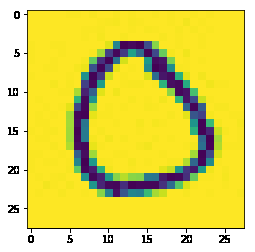
#> input picture Baidu_ML/example_0.png, 255 x 252 px
$ python -i '20、数据增强.py'   (imports and definitions only)
#> lines starting #> are read from the running program, lines starting #| are printed output that depends on the picture
import numpy as np
import cv2
from PIL import Image,ImageEnhance
import random

def random_distort(img):
    def random_brightness(img,lower=0.5,upper = 1.5):
        e = np.random.uniform(lower,upper)
        return ImageEnhance.Brightness(img).enhance(e)
    def random_contrast(img,lower=0.5,upper=1.5):
        e = np.random.uniform(lower,upper)
        return ImageEnhance.Contrast(img).enhance(e)
    def random_color(img,lower=0.5,upper=1.5):
        e = np.random.uniform(img,lower=0.5,upper=1.5)
        return ImageEnhance.Color(img).enhance(e)
    ops= [random_brightness, random_contrast, random_color]
    np.random.shuffle(ops)
    img = Image.fromarray(img)
    img = ops[0](img)
    img = ops[1](img)
    img = ops[2](img)
    img = np.asarray(img)
    return img
def random_expand(img,gtboxes,max_ratio =4,fill= None,keep_ratio = True,thresh = 0.5):
    if random.random() > thresh:
        return img,gtboxes
    if max_ratio <1.0:
        return img,gtboxes
    h,w,c = img.shape
    ratio_x = random.uniform(1,max_ratio)
    if keep_ratio:
        ratio_y = ratio_x
    else:
        ratio_y = random.uniform(1,max_ratio)
    oh = int(h*ratio_y)
    ow = int(w*ratio_x)
    off_x = random.randint(0,ow-w)
    off_y = random.randint(0,oh -h)
    out_img = np.zeros((oh,ow,c))
    if fill and len(fill) == c:
        for i in range(c):
            out_img[:,:i] = fill[i] * 255.0
    out_img[off_y:off_y+h,off_x:off_x+w,:] = img
    gtboxes[:,0] = (gtboxes[:,0]*w + off_x) / float(ow)
    gtboxes[:,1] = (gtboxes[:,1]*h + off_y) / float(oh)
    gtboxes[:,2] = gtboxes[:,2] /ratio_x
    gtboxes[:,3] = gtboxes[:,3]/ratio_y
    return out_img.astype('uint8'),gtboxes

>>> import cv2
>>> picture = cv2.imread('example_0.png', cv2.IMREAD_GRAYSCALE)
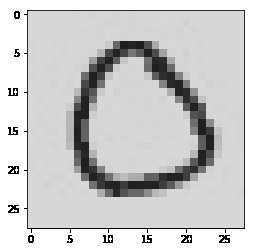
#> picture: shape (252, 255); min 0, max 255, mean 202.1
>>> result = random_distort(picture)
#> (the run stopped early here; a loop or call above may not have finished)
